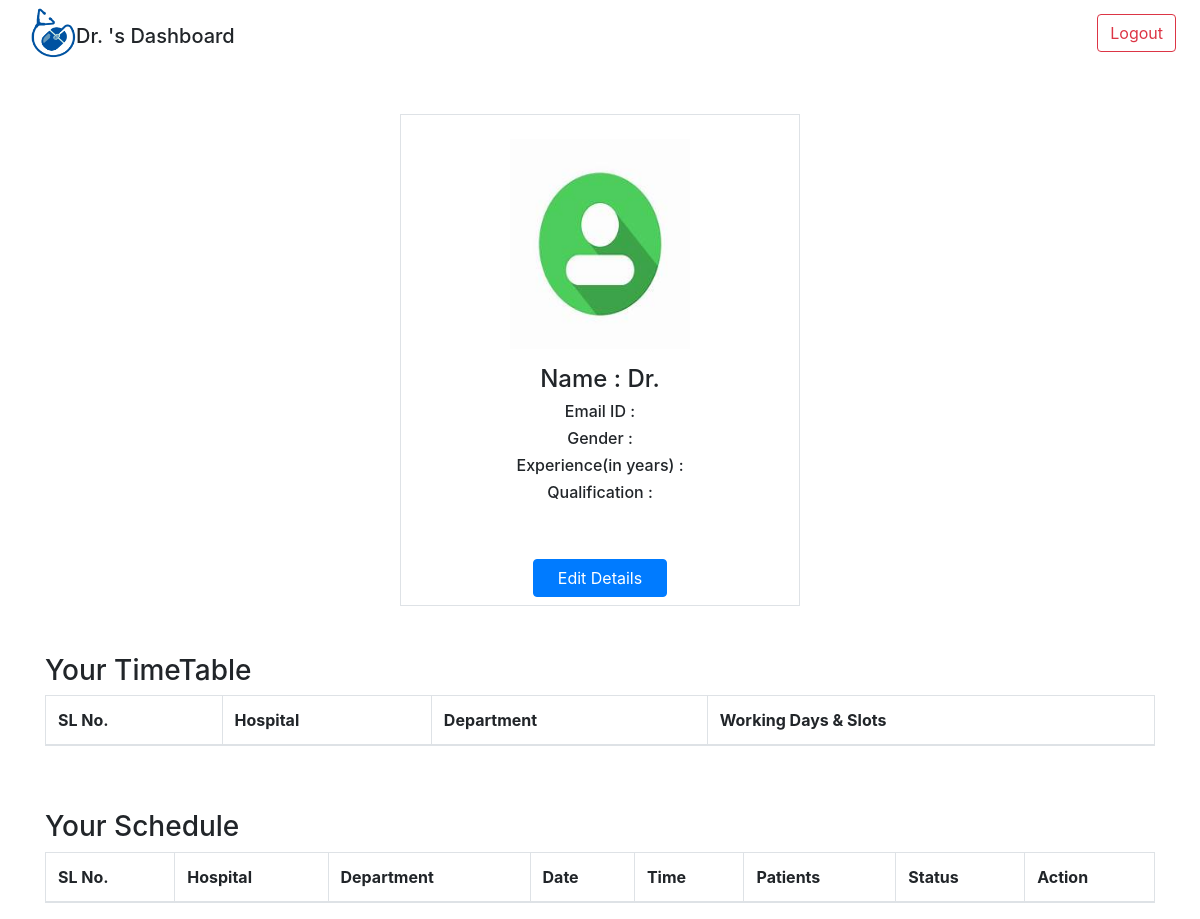
The page /Doca9a5/doctor/dashboard on the database as committed earlier.
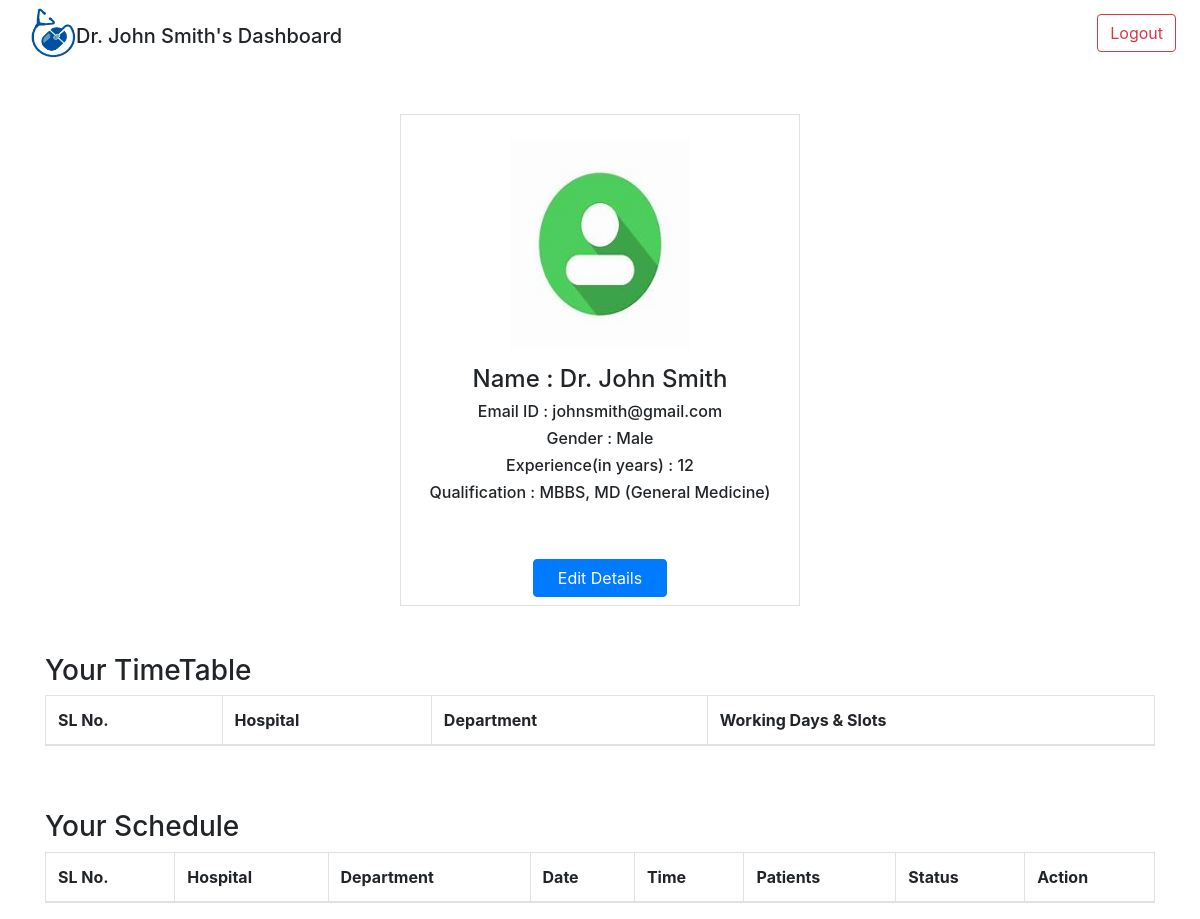
The same page on the database as committed later.
### application/models.py (models this page shows)
class Doctor(db.Model):
    id=db.Column(db.String(),primary_key=True)
    email=db.Column(db.String())
    password=db.Column(db.String())
    name=db.Column(db.String())
    gender=db.Column(db.String(1))
    qual=db.Column(db.String())
    exp=db.Column(db.Integer)
    photo=db.Column(db.String())
    deptdocs=db.relationship('Deptdoc',backref='doctor')

### application/controllers.py (the view, shortened to what this page needs)
@app.route('/<docid>/doctor/dashboard')
def doctorDashboard(docid):
    deptdocs=[]
    docdates=[]
    return render_template('doctor_dash.html',doctor=Doctor.query.get(docid),deptdocs=deptdocs,docdates=docdates)

### templates/doctor_dash.html (shortened to what this page needs)
<!DOCTYPE html>
<html lang="en">
<head>
    <link rel="stylesheet" href="https://cdn.jsdelivr.net/npm/bootstrap@4.0.0/dist/css/bootstrap.min.css">
  </head>
<body>
    <nav class="navbar navbar-expand-lg bg-body-secondary px-3">
        <div class="container-fluid">
            <div class="d-flex">
                <div>
                    <img class="logo" src="/static/images/logo.png"  width="45" height="50">
                </div>
                <h5 class="mt-3">Dr. {{doctor.name}}'s Dashboard</h5>
            </div>
        </div>
          <div class="collapse navbar-collapse" id="navbarSupportedContent">
            <a href="/" type="button" class="btn btn-outline-danger mx-2 ">Logout</a>
          </div>
      </nav>
        <div class="container flex-column d-flex align-items-center mt-5 border col-4">
            <div class="pt-4">
              {%if doctor.photo%}
                <img src="/static/images/{{doctor.photo}}" height="210px" width="180px" alt="doc_photo">
                {%else%}
                <img src="/static/images/logo.jpeg" height="210px" width="180px" alt="doc_photo">
                {%endif%}
            </div>
            <h4 class="pt-3" >Name : Dr. {{doctor.name}}</h4>
            <h6>Email ID : {{doctor.email}}</h6>
            <h6>Gender : {{doctor.gender}}</h6>
            <h6>Experience(in years) : {{doctor.exp}}</h6>
            <h6>Qualification : {{doctor.qual}}</h6>
            <button class="btn btn-primary text-center px-4 mt-5 mb-2">Edit Details</button>
        </div>
        <div class="container mt-5 table-responsive">
          <h3>Your TimeTable</h3>
            <table class="table table-hover table-bordered">
                <thead>
                  <tr>
                    <th scope="col">SL No.</th>
                    <th scope="col">Hospital</th>
                    <th scope="col">Department</th>
                    <th scope="col">Working Days & Slots</th>
                  </tr>
                </thead>
              </table>
        </div>
        <div id="dates" class="container mt-5 table-responsive">
          <h3>Your Schedule</h3>
          <table class="table table-hover table-bordered ">
            <thead>
              <tr>
                <th scope="col">SL No.</th>
                <th scope="col">Hospital</th>
                <th scope="col">Department</th>
                <th scope="col">Date</th>
                <th scope="col">Time</th>
                <th scope="col">Patients</th>
                <th scope="col">Status</th>
                <th scope="col">Action</th>
              </tr>
            </thead>
          </table>
        </div>
</body>
</html>

Rows that differ between the two databases and show on the page:
added Doctor: name "John Smith", email "johnsmith@gmail.com", gender "Male", exp "12", qual "MBBS, MD (General Medicine)"
